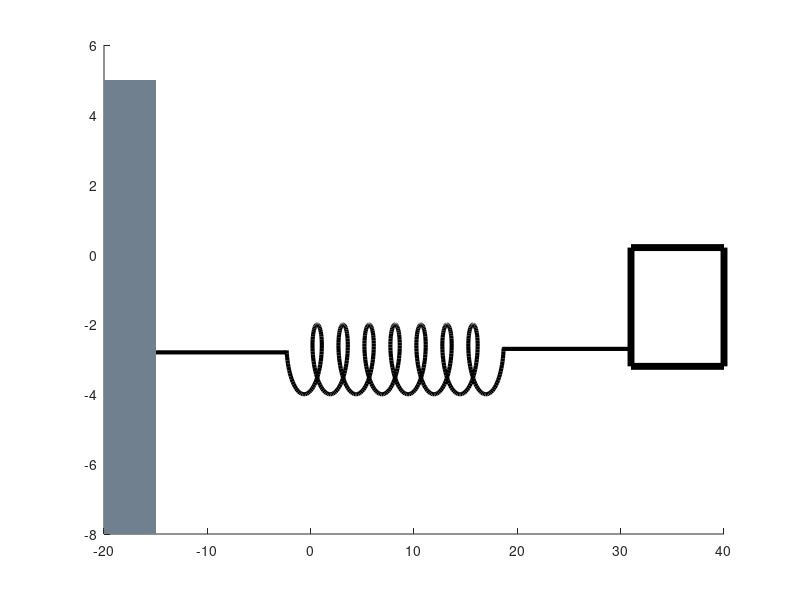

Reproduce this figure in MATLAB. (Note: this script raises an error after producing the figure.)
function impactOscillator

lw=3;

t = linspace(-3.4, 44.3, 500);
x = cos(t) + 0.4*t;
y = sin(t)-3;

figure(3)
set(gcf,'Position',[500,200,840,420])
set(gca,'Position',[0,0,1,1])
clf
hold on
plot(x, y, 'k-', 'LineWidth', lw)

%spring tails
plot([-15 -2.36], [-2.8 -2.8], 'k-', 'LineWidth', lw)
plot([18.53 31], [-2.7 -2.7], 'k-', 'LineWidth', lw)

% plot([-15, -15], [7, -10], 'k-', 'LineWidth', lw) %left wall

vertices = [
   -15, -8;
   -15,   5;
   -20,   5;
   -20,  -8;
   -15, -8
];
xv = vertices(:,1);
yv = vertices(:,2);

patch(xv, yv, [0.44, 0.50, 0.56], 'EdgeColor','none');

plot([31, 31, 40, 40, 31], [.2, -3.2, -3.2, .2, .2], 'k-', 'LineWidth', 5) %block

vertices = [
   31, .2;
   31, -3.2;
   40, -3.2;
   40, .2;
   31, .2
];
xv = vertices(:,1);
yv = vertices(:,2);

patch(xv, yv, validatecolor("#bebebe"), 'EdgeColor','none');

plot([10, 10, 16, 16, 10], [-1.4, 0, 0, -1.4, -1.4], 'k-', 'LineWidth', lw)
plot([7, 10], [-1.4, -1.4], 'k-', 'LineWidth', lw)
plot([7, 10], [0, 0], 'k-', 'LineWidth', lw)
plot([-15, 10], [-.7, -.7], 'k-', 'LineWidth', lw)
plot([16, 31], [-.7, -.7], 'k-', 'LineWidth', lw)

% plot([45, 45], [5, -8], 'k-', 'LineWidth', lw) %right wall

vertices = [
   45, 5;
   45, -8;
   50, -8;
   50, 5
];
xv = vertices(:,1);
yv = vertices(:,2);

patch(xv, yv, validatecolor("#708090"), 'EdgeColor','none');

plot([31, 40], [1., 1.], 'k-', 'LineWidth', lw)
plot([38, 40], [1.4, 1.], 'k-', 'LineWidth', lw)
plot([38, 40], [0.6, 1.], 'k-', 'LineWidth', lw)
plot([31, 33], [1., 1.4], 'k-', 'LineWidth', lw)
plot([31, 33], [1., 0.6], 'k-', 'LineWidth', lw)

text(33.5, 1.8, '$x(t)$', 'Interpreter','latex','FontSize',25)

plot([22, 27.5], [-1.5, -1.5], 'k-', 'LineWidth', 5)
plot([27.5, 27.5, 30.8, 27.5], [-1, -2, -1.5, -1], 'k-', 'LineWidth', lw)

vertices = [
   27.5, -1;
   27.5, -2;
   30.8, -1.5
];
xv = vertices(:,1);
yv = vertices(:,2);

patch(xv, yv, 'black', 'EdgeColor','none');

text(33, -4., 'block', 'Interpreter','latex','FontSize',25)

plot([26, 24.33], [-1.5, -6], 'k-', 'LineWidth', 1)
text(20, -6.4, '$\mathcal{A} \cos(\omega t)$', 'Interpreter','latex','FontSize',25)

text(37, -7.5, '$x=0$', 'Interpreter','latex','FontSize',25)
text(50.5, -1.5, 'wall', 'Interpreter','latex','FontSize',25)

text(11, 0.7, '$\zeta$', 'Interpreter','latex','FontSize',25)

plot([45, 41], [-5, -7], 'k-', 'LineWidth', 1)

axis("off")

